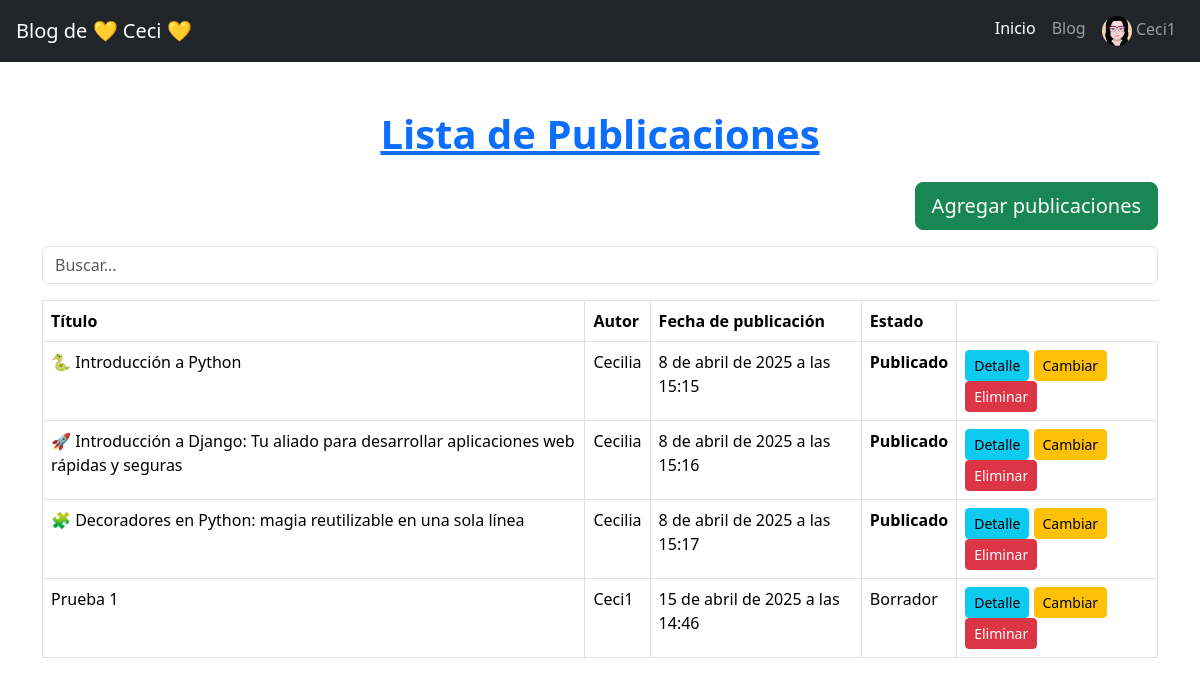
Screenshot of /blog/ (signed in) with the database file from the repository.
### blog/models.py (models this page shows, shortened)
class Avatar(models.Model):
    user = models.OneToOneField(User, on_delete=models.CASCADE)
    imagen = models.ImageField(upload_to='avatares/', null=True, blank=True)

class Post(models.Model):
    class Estado(models.TextChoices):
        PUBLICADO = 'P', 'Publicado'
        BORRADOR = 'B', 'Borrador'
    titulo = models.CharField(max_length=100)
    contenido = models.TextField()
    fecha_publicacion = models.DateTimeField(auto_now_add=True)
    autor = models.ForeignKey(User, on_delete=models.CASCADE, null=False, default=1)
    estado = models.CharField(
        max_length=1,
        choices=Estado.choices,
        default=Estado.BORRADOR,
    )

### blog/views.py (the view)
# urls.py: path('', views.post_list, name='post_list'),  # <- Esto hace que /blog/ funcione
def post_list(request):
    busqueda = request.GET.get('busqueda', None)
    if busqueda:
        post_list = Post.objects.filter(titulo__icontains=busqueda)
    else:
        post_list = Post.objects.all()
    return render(request, 'blog/post_list.html', context={'posts': post_list})

### blog/templates/blog/post_list.html (shortened to what this page needs)
{% extends "blog/base.html" %}
{% block content_title %} Lista de Publicaciones {% endblock content_title %}
{% block content %}
<div class="d-flex justify-content-end mb-3">
    <a href="{% url 'blog:post_create' %}" class="btn btn-success btn-lg">Agregar publicaciones</a>
</div>
<form action="{% url 'blog:post_list' %}" method="get">
    <input type="text" name="busqueda" placeholder="Buscar..." type="submit" class="form-control mb-3">
</form>
<div class="table-responsive">
    <table class="table table-bordered">
        <thead>
            <tr>
                <th>Título</th>
                <th>Autor</th>
                <th>Fecha de publicación</th>
                <th>Estado</th>
            </tr>
        </thead>
        <tbody>
            {% for post in posts %}
            <tr>
                <td>{{ post.titulo }}</td>
                <td>{{ post.autor.username }}</td>
                <td>{{ post.fecha_publicacion }}</td>
                {% if post.estado == "B" %}
                <td>Borrador</td>
                {% else %}
                <td><strong>Publicado</strong></td>
                {% endif %}
                <td>
                    <a href="{% url 'blog:post_detail' post.id %}" class="btn btn-sm btn-info">Detalle</a>
                    <a href="{% url 'blog:post_update' post.id %}" class="btn btn-sm btn-warning">Cambiar</a>
                    <a href="{% url 'blog:post_delete' post.id %}" class="btn btn-sm btn-danger">Eliminar</a>
                </td>
            </tr>
            {% endfor %}
        </tbody>
    </table>
</div>
{% endblock content %}

### blog/templates/blog/base.html (shortened to what this page needs)
<!DOCTYPE html>
<html lang="es">
<head>
    <link href="https://cdn.jsdelivr.net/npm/bootstrap@5.3.5/dist/css/bootstrap.min.css" rel="stylesheet"
>
</head>
<body>
    <nav class="navbar navbar-expand-lg navbar-dark bg-dark px-3">
        <a class="navbar-brand" href="/">Blog de 💛 Ceci 💛 </a>
        <div class="collapse navbar-collapse" id="menuPrincipal">
            <ul class="navbar-nav ms-auto mb-2 mb-lg-0">
                <li class="nav-item">
                    <a class="nav-link active" href="/">Inicio</a>
                </li>
                <li class="nav-item">
                    <a class="nav-link" href="/blog/">Blog</a>
                </li>
                {% if user.is_authenticated %}
                    <li class="nav-item">
                        <a class="nav-link" href="{% url 'blog:editar_perfil' %}">
                            {% if user.avatar.imagen %}
                                <img src="{{ user.avatar.imagen.url }}" alt="Avatar" class="rounded-circle" width="30" height="30">
                            {% endif %} {{ user.username }}
                        </a>
                    </li>
                {% endif %}
            </ul>
        </div>
    </nav>
    <div class="container py-5">
        <h1 class="mb-4 text-center fw-bold" style="color: #0d6efd; text-decoration: underline;">
            {% block content_title %}{% endblock content_title %}
        </h1>
        {% block content %}{% endblock content %}
    </div>
</body>
</html>

### rows the page displays
Post: titulo "🐍 Introducción a Python", autor.username "Cecilia", fecha_publicacion "8 de abril de 2025 a las 15:15", estado "Publicado"
Post: titulo "🚀 Introducción a Django: Tu aliado para desarrollar aplicaciones web rápidas y seguras", autor.username "Cecilia", fecha_publicacion "8 de abril de 2025 a las 15:16", estado "Publicado"
Post: titulo "🧩 Decoradores en Python: magia reutilizable en una sola línea", autor.username "Cecilia", fecha_publicacion "8 de abril de 2025 a las 15:17", estado "Publicado"
Post: titulo "Prueba 1", autor.username "Ceci1", fecha_publicacion "15 de abril de 2025 a las 14:46", estado "Borrador"

### other values shown
{{ user.username }} "Ceci1"
